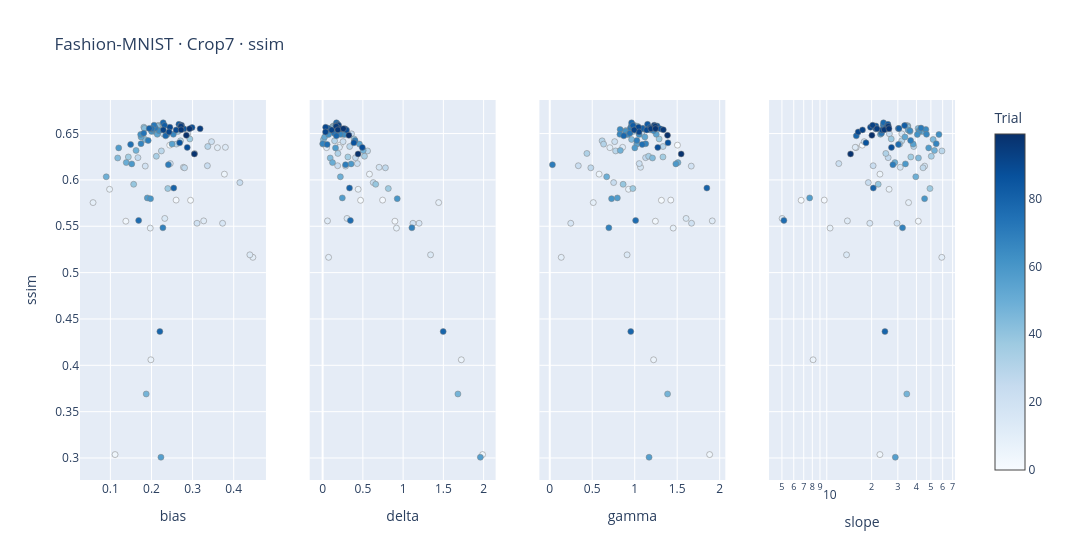

Notebook source saved alongside this figure:
### Markdown cell above
## Resultados guardados y evaluación en prueba

Elegí un estudio guardado para ver sus mejores parámetros y los gráficos de cortes de Optuna. La última celda evalúa esos parámetros en un lote independiente de prueba con la misma cantidad de mezclas e iteraciones del estudio.

### Code cell
dataset, objective_metric = "fashion", "ssim"

study = load_study(dataset, objective_metric)
print(f"Crop7 · {study.best_value:.6g} · {study.best_params}")
plot_study(study, dataset, objective_metric)
